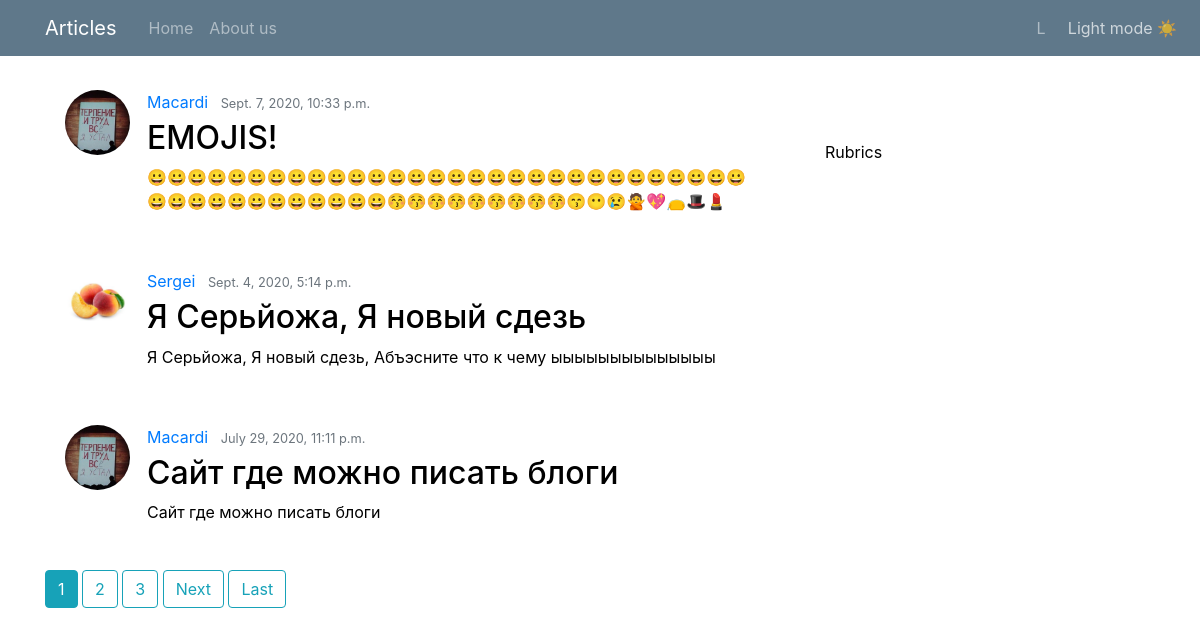
The page / on the database its author committed.
### mysite/apps/articles/models.py (models this page shows, shortened)
class Article(models.Model):
    article_title = models.CharField('title of article', max_length = 70)
    article_text = models.TextField('text of article')
    slug = models.SlugField(unique = True)
    author_article = models.ForeignKey(User, on_delete=models.CASCADE)
    rubric = models.ForeignKey('Rubric', null = True, on_delete = models.PROTECT, blank=True)
    pub_date = models.DateTimeField('date of publication', auto_now_add = True)
    image = models.ImageField('image', blank=True, upload_to='articles_images')
    '''class Meta:
        verbose_name = 'Статья'
        verbose_name_plural = 'Статьи'''

### mysite/apps/accounts/models.py (models this page shows, shortened)
class Profile(models.Model):
    user = models.OneToOneField(User, on_delete=models.CASCADE)
    image = models.ImageField(default='profile_pics/default.png', upload_to='profile_pics')
    info = models.TextField('Write something about your self', blank=True, max_length = 375)

### mysite/apps/articles/views.py (the view)
# urls.py: path('', ArticleListView.as_view(), name='articles_home'), #views.home_page
class ArticleListView(ListView):
    model = Article
    ordering = ['-pub_date']
    paginate_by = 3
    template_name = 'articles/homepage.html'
    context_object_name = 'articles'

### blogs_app_repo/blogs_app/mysite/apps/articles/templates/articles/homepage.html (shortened to what this page needs)
{% extends 'base.html' %}
{% block content %}
{% if articles %}
  {% for a in articles %}
  <article class="media content-section">
    <img class="rounded-circle article-img" src="{{ a.author_article.profile.image.url }}">
    <div class="media-body">
      <div class="article-metadata">
        <a class="mr-2" href="{% url 'articles:user_articles' a.author_article.username %}">
          {{ a.author_article }}</a>
        <small class="text-muted">{{ a.pub_date }}</small>
      </div>
    <h2><a class="article-title" href="{% url 'articles:detail' slug=a.slug %}">
      {{ a.article_title }}</a></h2>
    <p class="article-content">{{ a.article_text }}</p>
    </div>
  </article>
  {% endfor %}
{% else %}
    No articles found )=
{% endif %}
{% if is_paginated %}
      {% for num in page_obj.paginator.page_range %}
        {% if page_obj.number == num %}
          <a class="btn btn-info mb-4" href="?page={{ num }}">{{ num }}</a>
        {% elif num > page_obj.number|add:'-3' and num < page_obj.number|add:'3' %}
          <a class="btn btn-outline-info mb-4" href="?page={{ num }}">{{ num }}</a>
        {% endif %}
      {% endfor %}
      {% if page_obj.has_next %}
        <a class="btn btn-outline-info mb-4" href="?page={{ page_obj.next_page_number }}">Next</a>
        <a class="btn btn-outline-info mb-4" href="?page={{ page_obj.paginator.num_pages }}">Last</a>
      {% endif %}
    {% endif %}
{% endblock %}

### mysite/static/assets/main.css (style rules this page uses)
body { background-color: var(--color-secondary) !important; color: var(--font-color) !important; margin-top: 5rem !important; }
h1, h2, h3, h4, h5, h6 { color: var(--font-color) !important; }
img { opacity: var(--image-opacity); filter: var(--image-filter); border-radius: 5px; }
.content-section { background: var(--color-primary); padding: 10px 20px; border: 1px solid var(--border-color); border-radius: 5px; margin-bottom: 20px; position: relative; }
.article-title { color: var(--font-color); word-wrap:break-word !important; }
.article-content { white-space: pre-line; }
.article-img { height: 65px; width: 65px; margin-right: 17px; }
.article-metadata { padding-bottom: 1px; margin-bottom: 4px; border-bottom: 1px solid var(--border-color); }

### rows shown on the page
Article: author_article.profile.image (picture), author_article "Macardi", pub_date "Sept. 7, 2020, 10:33 p.m.", article_title "EMOJIS!", article_text "😀😀😀😀😀😀😀😀😀😀😀😀😀😀😀😀😀😀😀😀😀😀😀😀😀😀😀😀😀😀😀😀😀😀😀😀😀😀😀😀😀😀😚😚😚😚😚😚😚😚😚😙😶😢🙅💖👝🎩💄"
Article: author_article.profile.image (picture), author_article "Sergei", pub_date "Sept. 4, 2020, 5:14 p.m.", article_title "Я Серьйожа, Я новый сдезь", article_text "Я Серьйожа, Я новый сдезь, Абъэсните что к чему ыыыыыыыыыыыыыы"
Article: author_article.profile.image (picture), author_article "Macardi", pub_date "July 29, 2020, 11:11 p.m.", article_title "Сайт где можно писать блоги", article_text "Сайт где можно писать блоги"

### other values the page prints
{{ num }} "1"
{{ num }} "2" "3"
